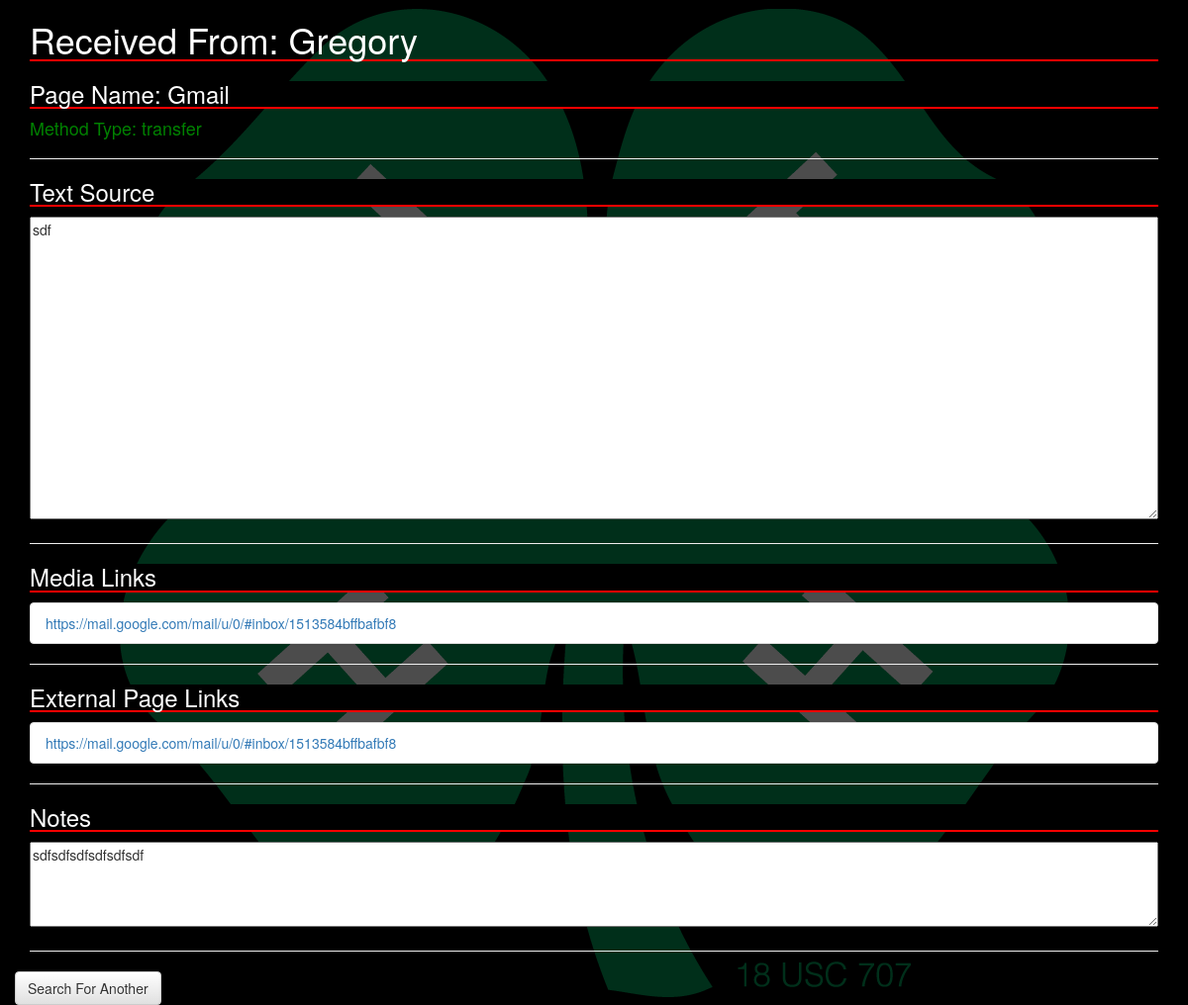
Screenshot of /gregview/1 with the database file from the repository.
### tables this page shows
CREATE TABLE "page" (
        pageid    INTEGER UNIQUE,
        nc4her    TEXT,
        pagename    TEXT,
        wtd    TEXT,
        textsource TEXT,
         notes,
        PRIMARY KEY(pageid)
    );

CREATE TABLE "medialinks" (
        mediaid INTEGER UNIQUE PRIMARY KEY,
        link TEXT,
        pageid INTEGER
    );

CREATE TABLE "otherlinks" (
        otherid INTEGER UNIQUE PRIMARY KEY,
        link TEXT,
        pageid INTEGER
    );

### nc4h.py (the view)
@nc4h.route('/gregview/<pageid>', methods=["GET"])
def myview(pageid=None):
    con = None
    try:
        con = lite.connect(DATABASE)
        with con:
            con.rollback()
            cur = con.cursor()
            cur.execute("SELECT * FROM page WHERE pageid = ?", (pageid,))
            con.commit()
            pageinfo = cur.fetchone()
            con.rollback()
            cur = con.cursor()
            cur.execute("SELECT * FROM medialinks WHERE pageid = ?", (pageid,))
            con.commit()
            medial = cur.fetchall()
            con.rollback()
            cur = con.cursor()
            cur.execute("SELECT * FROM otherlinks WHERE pageid = ?", (pageid,))
            con.commit()
            otherl = cur.fetchall()
            wtd = pageinfo[3]
            nc4her = pageinfo[1]
            textsource = pageinfo[4]
            notes = pageinfo[5]
            pagename = pageinfo[2]
            medialinks = []
            for m in medial:
                medialinks.append(m[1])
            otherlinks = []
            for o in otherl:
                otherlinks.append(o[1])
            return render_template('recevied.html',wtd=wtd,nc4her=nc4her,textsource=textsource,
                           notes=notes,medialinks=medialinks,otherlinks=otherlinks,
                           pagename=pagename)
    except lite.Error, e:
        return str(e)
    finally:
        if con:
            con.close()

### templates/recevied.html (shortened to what this page needs)
<!DOCTYPE html>
<html>
<head>
    <link rel="stylesheet" href="../static/assets/bootstrap/css/bootstrap.min.css">
    <link rel="stylesheet" href="../static/assets/css/guser.css">
</head>
<body>
    <div class="container back">
        <h1>Received From: {{nc4her}}</h1>
        <h3>Page Name: {{pagename}} </h3>
        <h4>Method Type: {{wtd}}</h4>
        <hr>
        <h3>Text Source</h3>
        <textarea rows="15" name="textsource">{{textsource}}</textarea>
        <hr>
        <h3>Media Links</h3>
        <ul class="list-group">
            {% for x in medialinks %}
            <li class="list-group-item">
                <input type="hidden"><span><a href="{{x}}">{{x}}</a></span></li>
            {% endfor %}
        </ul>
        <hr>
        <h3>External Page Links</h3>
        <ul class="list-group">
        	{% for x in otherlinks %}
            <li class="list-group-item">
                <input type="hidden"><span><a href="{{x}}">{{x}}</a></span></li>
            {% endfor %}
        </ul>
        <hr>
        <h3>Notes</h3>
        <textarea rows="4" name="notes">{{notes}}</textarea>
        <hr>
        <div class="row">
         <a href="/search" class="btn btn-default">Search For Another</a>
        </div>
    </div>
</body>
</html>

### static/assets/css/guser.css (style rules this page uses)
textarea { width:100%; }
h3 { background-color:black; color:white; border-bottom:2px solid red; }
h1 { color:white; border-bottom:2px solid red; }
h4 { color:green; }
body { background-image:url(../../../static/assets/img/4H-clover-color.png); background-color:black; background-position: center; background-repeat:no-repeat; z-index:-1; }
div.container.back { position:static; display:block; background-color:rgba(0,0,0,.7); z-index:0; }
div.container { z-index:1; }

### rows the page displays
page: nc4her "Gregory", pagename "Gmail", wtd "transfer", textsource "sdf", notes "sdfsdfsdfsdfsdfsdf"
medialinks: link "https://mail.google.com/mail/u/0/#inbox/1513584bffbafbf8"
otherlinks: link "https://mail.google.com/mail/u/0/#inbox/1513584bffbafbf8"
